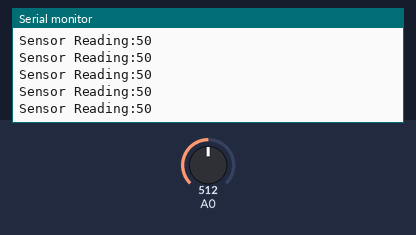
Recording of a sketch running on a simulated Arduino Uno, built with avr-gcc and run on an emulated ATmega328P. Shown: the last lines printed to the serial monitor. The inputs (shaded band) are chosen by the test bench; at power-on: A0 = 512.

Above: at 1.2 s.
1.3 s: A0 set to 716
At 1.31 s:
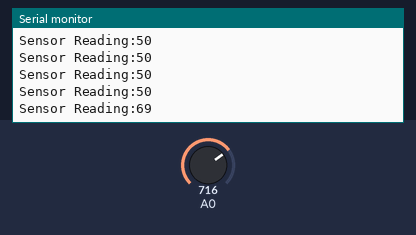
2.8 s: A0 set to 900
At 2.82 s:
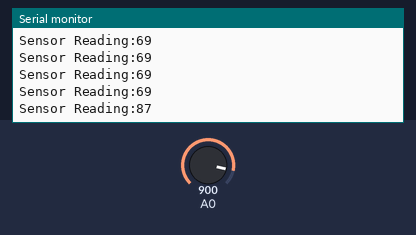
Timing chart, 0 to 5.8 s (numbered marks = the images above; inputs shaded):
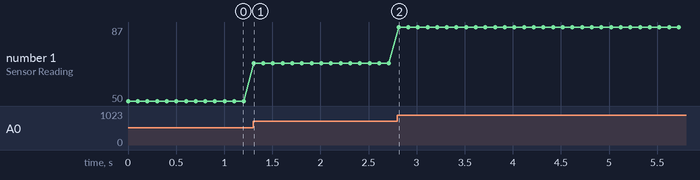

Measured:
- after the input at 1.3 s, the serial monitor: prints a new line at once (image 1)
- after the input at 2.8 s, the serial monitor: prints a new line at once (image 2)
- plotted number 1: 50 → 69 after the input at 1.3 s, 69 → 87 after the input at 2.8 s

The sketch:

Reading_a_Rotary_Pontentiometer.ino
```cpp
//Reading a potentiometer
int sensval;
void setup() {
  // put your setup code here, to run once:
Serial.begin(9600);
pinMode(A0, INPUT);
}

void loop() {
  // put your main code here, to run repeatedly:
sensval = analogRead(A0);
sensval= map(sensval, 0,1023,0,100);
Serial.print("Sensor Reading:");
Serial.println(sensval);
delay(100);

}
```
